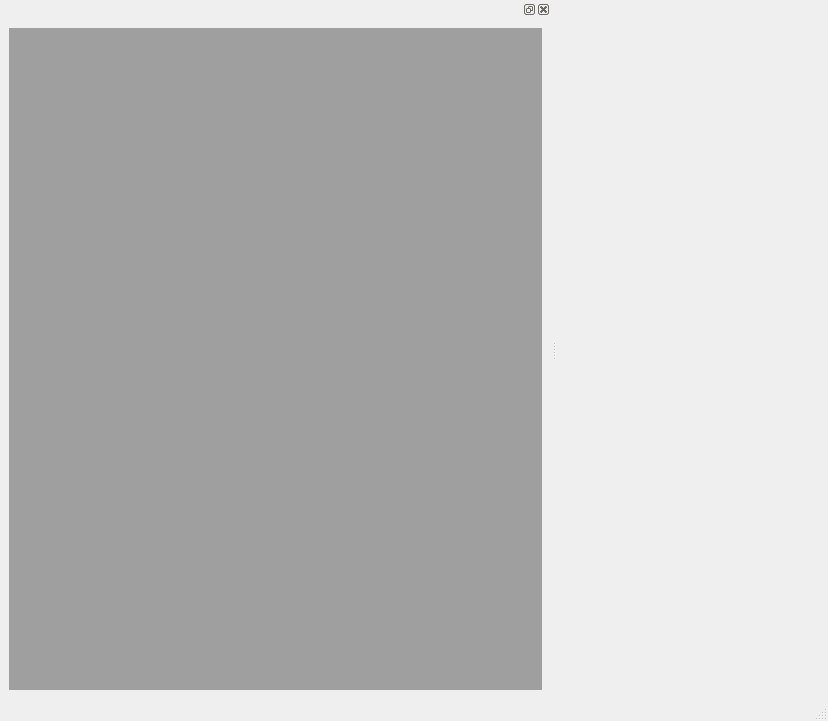
<?xml version="1.0" encoding="UTF-8"?>
<ui version="4.0">
 <class>MainWindow</class>
 <widget class="QMainWindow" name="MainWindow">
  <property name="geometry">
   <rect>
    <x>0</x>
    <y>0</y>
    <width>828</width>
    <height>721</height>
   </rect>
  </property>
  <property name="windowTitle">
   <string>MainWindow</string>
  </property>
  <widget class="QWidget" name="centralwidget">
   <layout class="QHBoxLayout" name="horizontalLayout">
    <property name="spacing">
     <number>0</number>
    </property>
    <property name="leftMargin">
     <number>0</number>
    </property>
    <property name="topMargin">
     <number>0</number>
    </property>
    <property name="rightMargin">
     <number>0</number>
    </property>
    <property name="bottomMargin">
     <number>0</number>
    </property>
   </layout>
  </widget>
  <widget class="QMenuBar" name="menubar">
   <property name="geometry">
    <rect>
     <x>0</x>
     <y>0</y>
     <width>828</width>
     <height>21</height>
    </rect>
   </property>
  </widget>
  <widget class="QStatusBar" name="statusbar"/>
  <widget class="QDockWidget" name="dockWidget_3">
   <attribute name="dockWidgetArea">
    <number>1</number>
   </attribute>
   <widget class="QWidget" name="dockWidgetContents_3">
    <layout class="QHBoxLayout" name="horizontalLayout_2">
     <item>
      <widget class="QMdiArea" name="mdiArea">
       <widget class="QWidget" name="subwindow">
        <property name="windowTitle">
         <string>Subwindow</string>
        </property>
       </widget>
      </widget>
     </item>
    </layout>
   </widget>
  </widget>
 </widget>
 <resources/>
 <connections/>
</ui>
